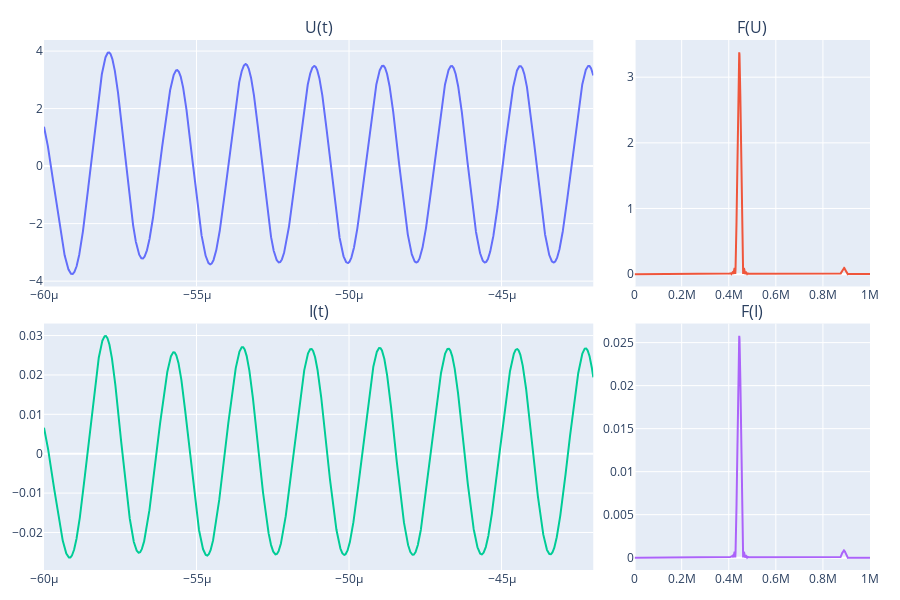

Here is the notebook cell this chart was saved with:
### Code cell
t_f, U_f=md.filter_elliptic_bandpass  (t,U,F_peak_calc,200e3,2)
t_f, I_f=md.filter_elliptic_bandpass(t,I,F_peak_calc,200e3,2)

vw.show_I_U_3(t_f,I_f, U_f,0,window)

### Figure 1 — Plotly figure (JSON) as saved in the notebook; plotly's stock layout.template omitted (floating-point values rounded to 4 significant figures; data arrays with more than 128 entries replaced by an {"elided": "..."} marker saying what was removed)
{"data": [{"type": "scatter", "x": {"elided": "11256 float values"}, "xaxis": "x", "y": {"elided": "11256 float values"}, "yaxis": "y"}, {"type": "scatter", "x": {"elided": "6121 float values"}, "xaxis": "x2", "y": {"elided": "6121 float values"}, "yaxis": "y2"}, {"type": "scatter", "x": {"elided": "11256 float values"}, "xaxis": "x3", "y": {"elided": "11256 float values"}, "yaxis": "y3"}, {"type": "scatter", "x": {"elided": "6121 float values"}, "xaxis": "x4", "y": {"elided": "6121 float values"}, "yaxis": "y4"}], "layout": {"annotations": [{"font": {"size": 16}, "showarrow": false, "text": "U(t)", "x": 0.3325, "xanchor": "center", "xref": "paper", "y": 1.0, "yanchor": "bottom", "yref": "paper"}, {"font": {"size": 16}, "showarrow": false, "text": "F(U)", "x": 0.8575, "xanchor": "center", "xref": "paper", "y": 1.0, "yanchor": "bottom", "yref": "paper"}, {"font": {"size": 16}, "showarrow": false, "text": "I(t)", "x": 0.3325, "xanchor": "center", "xref": "paper", "y": 0.465, "yanchor": "bottom", "yref": "paper"}, {"font": {"size": 16}, "showarrow": false, "text": "F(I)", "x": 0.8575, "xanchor": "center", "xref": "paper", "y": 0.465, "yanchor": "bottom", "yref": "paper"}], "height": 600, "margin": {"b": 30, "l": 30, "r": 30, "t": 40}, "showlegend": false, "width": 900, "xaxis": {"anchor": "y", "domain": [0, 0.665]}, "xaxis2": {"anchor": "y2", "domain": [0.715, 1]}, "xaxis3": {"anchor": "y3", "domain": [0, 0.665]}, "xaxis4": {"anchor": "y4", "domain": [0.715, 1]}, "yaxis": {"anchor": "x", "domain": [0.535, 1.0]}, "yaxis2": {"anchor": "x2", "domain": [0.535, 1.0]}, "yaxis3": {"anchor": "x3", "domain": [0, 0.465]}, "yaxis4": {"anchor": "x4", "domain": [0, 0.465]}}}
